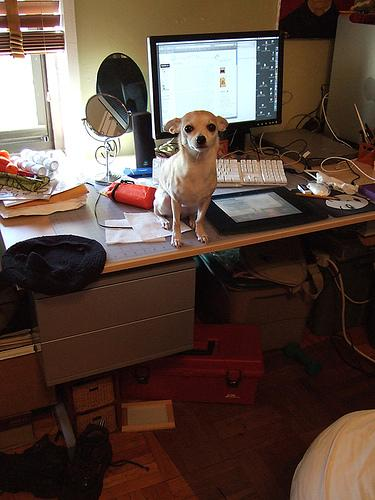
#> input picture Dog Breed Detection/data/stanford_dogs/images/n02085620-Chihuahua/n02085620_1862.jpg, 375 x 500 px
$ python main.py
#> lines starting #> are read from the running program, lines starting #| are printed output that depends on the picture
import os
from PIL import Image
from tkinter import filedialog
from typing import Optional

ASCII_TABLE = ['@', '#', 'S', '%', '?', '*', '+', ';', ':', ',', '.']
PIXEL_VALUE_DIVIDER = 25

def main():
    filepath = select_file()
#> the answer given: ../Dog Breed Detection/data/stanford_dogs/images/n02085620-Chihuahua/n02085620_1862.jpg

    if filepath:
        try:
            image = Image.open(filepath)
#> image is the input picture: PIL image 375x500 RGB; mean R, G, B 90, 71.2, 61.6
            image = resize(image)
            image = greyscale(image)
            ascii_art = convert_to_ascii(image)
            save_ascii_art(ascii_art)
            os.startfile('ascii_art.txt')
        except Exception as e:
            print(f"An error occurred: {e}")

def select_file() -> Optional[str]:
    file_path = filedialog.askopenfilename()
    return file_path if file_path else None

def resize(image: Image.Image, new_width: int = 200) -> Image.Image:
#> called with new_width = 200
    old_width, old_height = image.size
#> old_width = 375; old_height = 500
    aspect_ratio = old_height / old_width
#> aspect_ratio = 1.33
    new_height = int(aspect_ratio * new_width * 0.55)
#> new_height = 146
    return image.resize((new_width, new_height))
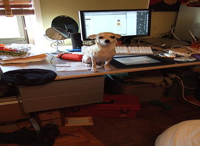
#> returned value: PIL image 200x146 RGB; mean R, G, B 90, 71.2, 61.6

def greyscale(image: Image.Image) -> Image.Image:
    return image.convert("L")
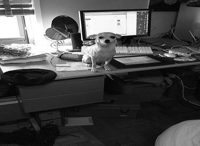
#> returned value: PIL image 200x146 L; min 2, max 255, mean 75.7

def convert_to_ascii(image: Image.Image) -> str:
    ascii_art_str = ''.join(
        ASCII_TABLE[int(pixel / PIXEL_VALUE_DIVIDER)] for pixel in image.getdata()
    )
    new_width = image.size[0]
#> new_width = 200
    ascii_art = '\n'.join(
        [ascii_art_str[i:i+new_width] for i in range(0, len(ascii_art_str), new_width)]
    )
    return ascii_art

def save_ascii_art(ascii_art: str) -> None:
    with open('ascii_art.txt', 'w') as file:
        file.write(ascii_art)

if __name__ == "__main__":
    main()

$ run again, on Dog Breed Detection/data/stanford_dogs/images/n02085620-Chihuahua/n02085620_3975.jpg
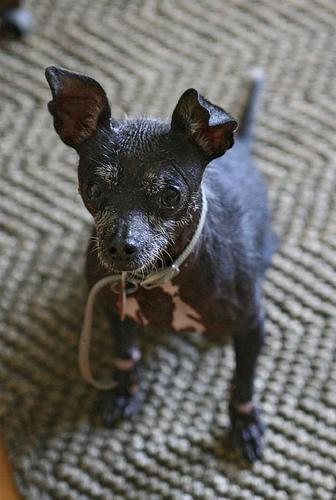
#> input picture Dog Breed Detection/data/stanford_dogs/images/n02085620-Chihuahua/n02085620_3975.jpg, 336 x 500 px
#> in main, image is the input picture: PIL image 336x500 RGB; mean R, G, B 106.8, 105.5, 102.2
#> in resize, `return image.resize((new_width, new_height))`:
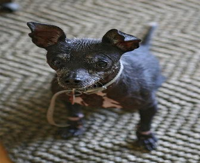
#> returned value: PIL image 200x163 RGB; mean R, G, B 106.8, 105.5, 102.2
#> in greyscale, `return image.convert("L")`:
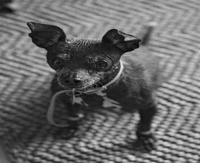
#> returned value: PIL image 200x163 L; min 3, max 235, mean 105.5
